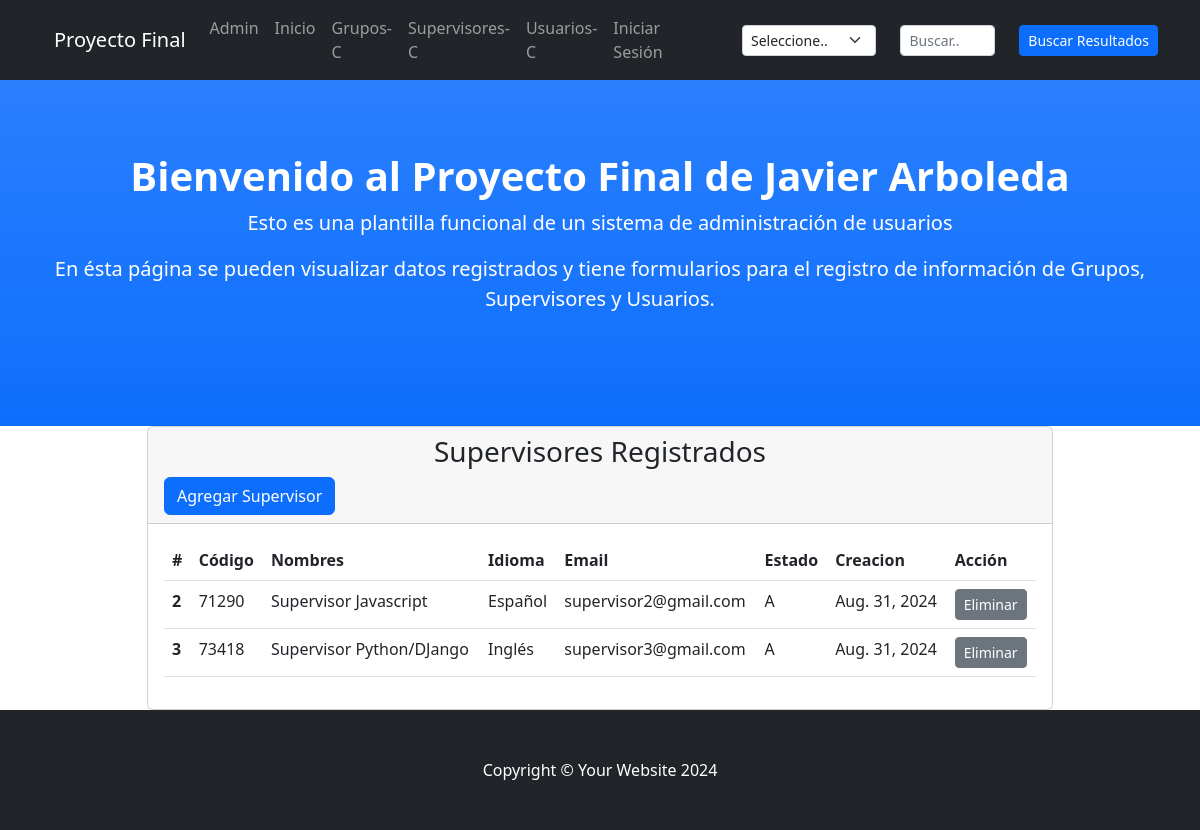
The page /supervisoresList/ on the database its author committed.
### miAplicacion/models.py (models this page shows, shortened)
class Supervisores(models.Model):
    codigo = models.IntegerField(
        validators=[
            MinValueValidator(10000),
            MaxValueValidator(99999)
        ],
        unique=True
    )
    nombres = models.CharField(max_length=50)
    idioma = models.CharField(max_length=20)
    email = models.EmailField()
    estado = models.CharField(max_length=1)
    creacion = models.DateField()

### miAplicacion/views.py (the view)
# urls.py: path('supervisoresList/', views.supervisoresList, name='supervisoresList'),
def supervisoresList(req):
    supervisoresTodos = Supervisores.objects.all()
    return render(req, "miaplicacion/supervisores.html", {'supervisoresTodos': supervisoresTodos})

### miAplicacion/templates/miaplicacion/supervisores.html (shortened to what this page needs)
<!DOCTYPE html>
<html lang="en">
<head>
</head>
<body>
    {% extends "miAplicacion/index.html" %}
    {% load static %}
    {% block bloqueSupervisores %}
    <div class="container px-4">
        <div class="row gx-4 justify-content-center">
            <div class="col-lg-10">
                <div class="card">
                    <div class="card-header">
                        <h3 class="text-center bottom-line">Supervisores Registrados</h3>
                        <a type="button" class="btn btn-primary" href="{% url 'supervisoresForm' %}">Agregar Supervisor</a>
                    </div>
                    <div class="card-body">
                        <table class="table">
                            <thead>
                                <tr>
                                    <th scope="col">#</th>
                                    <th scope="col">Código</th>
                                    <th scope="col">Nombres</th>
                                    <th scope="col">Idioma</th>
                                    <th scope="col">Email</th>
                                    <th scope="col">Estado</th>
                                    <th scope="col">Creacion</th>
                                    <th scope="col">Acción</th>
                                </tr>
                            </thead>
                            <tbody>
                                {% for supervisor in supervisoresTodos %}
                                    <tr>
                                        <th scope="row">{{ supervisor.id }}</th>
                                        <td>{{ supervisor.codigo }}</td>
                                        <td>{{ supervisor.nombres }}</td>
                                        <td>{{ supervisor.idioma }}</td>
                                        <td>{{ supervisor.email }}</td>
                                        <td>{{ supervisor.estado }}</td>
                                        <td>{{ supervisor.creacion }}</td>
                                        <td>
                                            <a type="button" class="btn btn-sm btn-secondary" href="{% url 'supervisoresBorrar' supervisor.codigo %}">Eliminar</a>
                                        </td>
                                    </tr>
                                {% endfor %}
                            </tbody>
                            </table>
                    </div>
                </div>
            </div>
        </div>
    </div>
    {% endblock %}

### rows shown on the page
Supervisores: id "2", codigo "71290", nombres "Supervisor Javascript", idioma "Español", email "supervisor2@gmail.com", estado "A", creacion "Aug. 31, 2024"
Supervisores: id "3", codigo "73418", nombres "Supervisor Python/DJango", idioma "Inglés", email "supervisor3@gmail.com", estado "A", creacion "Aug. 31, 2024"
